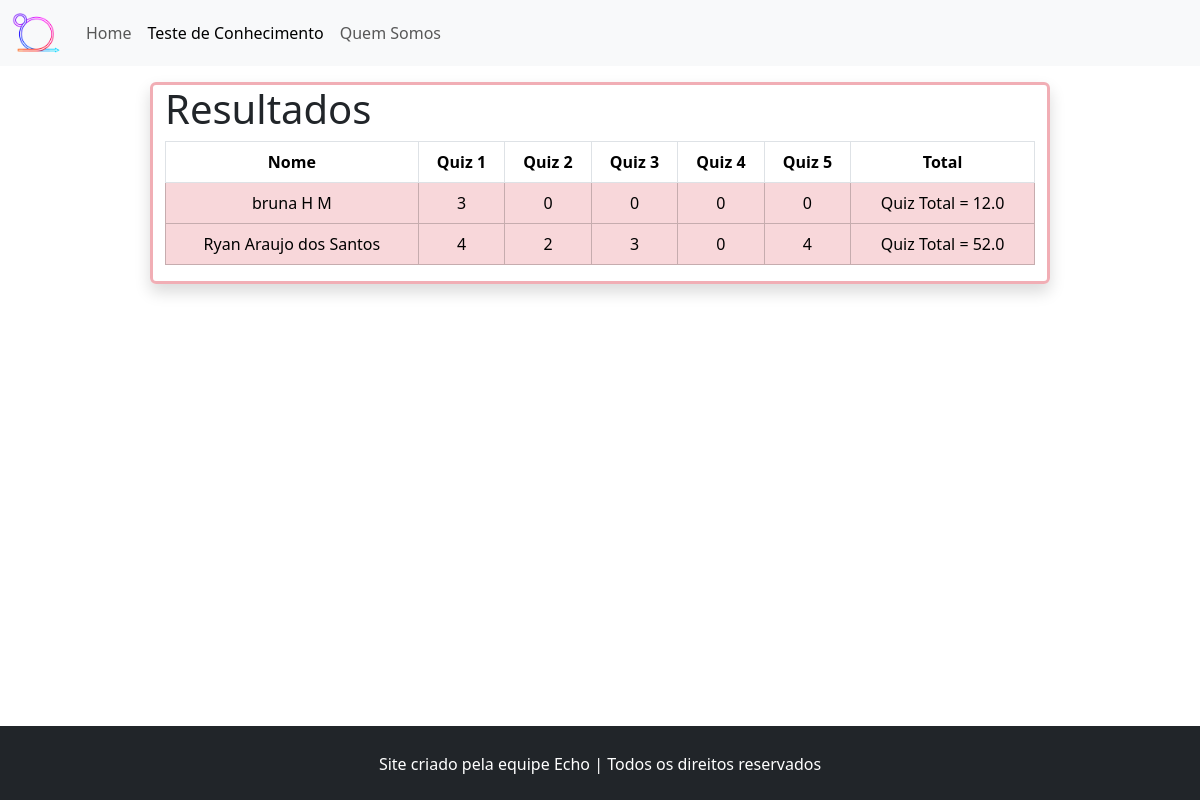
The app's page /mostrar, older data.
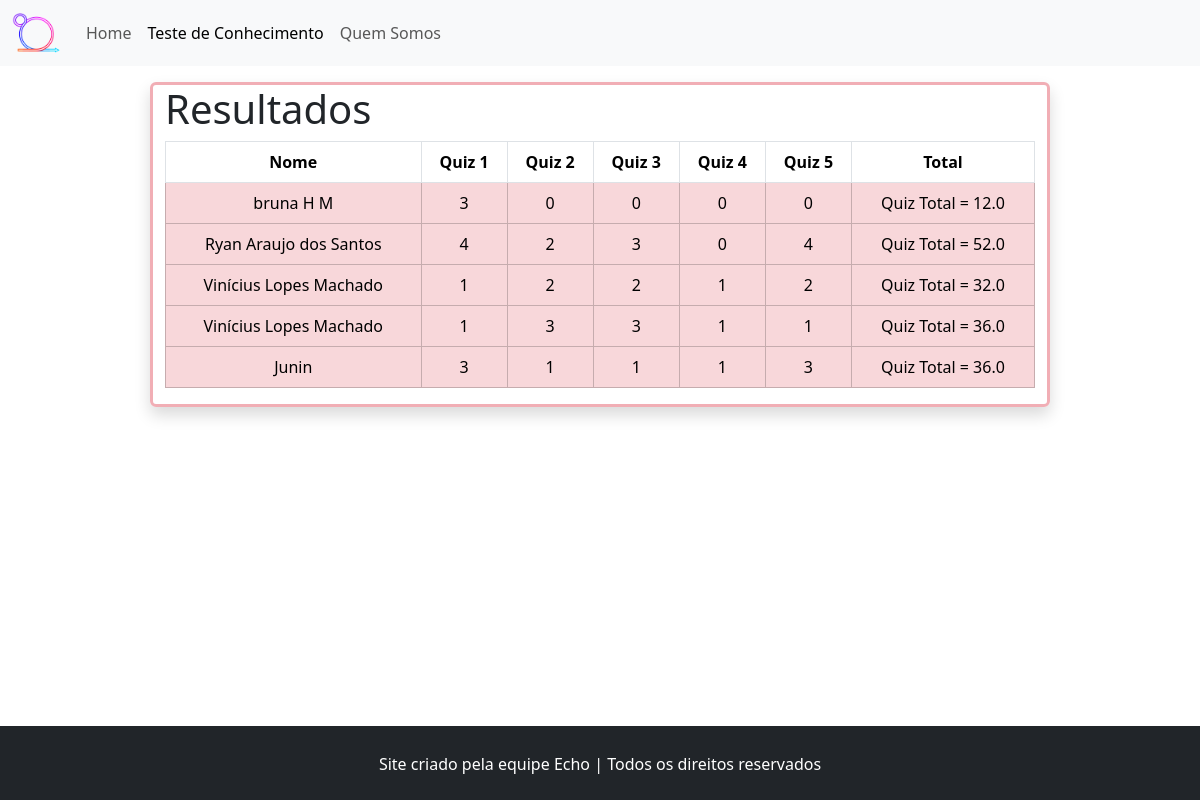
The same page, newer data.
### tables this page shows
CREATE TABLE Users (CPF TEXT NOT NULL PRIMARY KEY,Nome TEXT,quiz INTEGER,quizz INTEGER,quizzz INTEGER,quizzzz INTEGER,quizzzzz INTEGER);

### app.py (the view)
@app.route('/mostrar')
def mostra():
    conn = sqlite3.connect('database.db')
    conn.row_factory = sqlite3.Row
    cur = conn.cursor()
    cur.execute("SELECT * FROM users")
    rows = cur.fetchall()
    cur.close()
    return render_template('teste.html', rows = rows)

### templates/teste.html (shortened to what this page needs)
<!DOCTYPE html>
<html lang="pt-br">
<head>
  <link rel="stylesheet" href=" /static/css/style.css">
  <link href="https://cdn.jsdelivr.net/npm/bootstrap@5.3.3/dist/css/bootstrap.min.css" rel="stylesheet"
>
</head>
<body class="  border-0 bd-example border-0">
  <header class=" w-100 z-5">
    <nav class="navbar navbar-expand-lg bg-body-tertiary">
      <div class="container-fluid">
        <a class="navbar-brand" href="#"><img src="/static/images/LogoEasyScrum copiar.png" id="foto-logo" alt=""></a>
        <div class="collapse navbar-collapse" id="navbarSupportedContent">
          <ul class="navbar-nav me-auto mb-2 mb-lg-0">
            <li class="nav-item">
              <a class="nav-link " aria-current="page" href="/">Home</a>
            </li>
            <li class="nav-item">
              <a class="nav-link active" aria-current="page" href="/quiz">Teste de Conhecimento</a>
            </li>
            <li class="nav-item">
              <a class="nav-link" aria-current="page" href="#">Quem Somos</a>
            </li>
          </ul>
        </div>
      </div>
    </nav>
  </header>
  <main>
    <div class="container-fluid pt-3">
      <div class="row justify-content-center">
        <section class="col-md-9 rounded border border-3 border-danger-subtle shadow table-responsive ">
          <h1>Resultados</h1>
          <table class="table table-bordered table-hover ">
            <thead>
              <td class="text-center"><strong>Nome</strong></td>
              <td class="text-center"><strong>Quiz 1</strong></td>
              <td class="text-center"><strong>Quiz 2</strong></td>
              <td class="text-center"><strong>Quiz 3</strong></td>
              <td class="text-center"><strong>Quiz 4</strong></td>
              <td class="text-center"><strong>Quiz 5</strong></td>
              <td class="text-center"><strong>Total</strong></td>
            </thead>
            {% for row in rows %}
            <tr class="table-danger">
              <td class="text-center text-truncate ">{{ row['Nome'] }}</td>
              <td class="text-center">{{ row['quiz'] }}</td>
              <td class="text-center">{{ row['quizz'] }}</td>
              <td class="text-center">{{ row['quizzz'] }}</td>
              <td class="text-center">{{ row['quizzzz'] }}</td>
              <td class="text-center">{{ row['quizzzzz'] }}</td>
              <td class="text-center">Quiz Total = {{
                ((row['quiz']+row['quizz']+row['quizzz']+row['quizzzz']+row['quizzzzz'])*100)/25 }}</td>
            </tr>
            {% endfor %}
          </table>
        </section>
      </div>
    </div>
  </main>
  <footer class="container-fluid bg-dark fixed-bottom">
    <section class="row h-10">
      <div class="col-fluid text-center text-white pt-4 pb-4">
        <span class="align-middle">Site criado pela equipe Echo | Todos os direitos reservados</span>
      </div>
    </section>
  </footer>
</body>
</html>

### static/css/style.css (style rules this page uses)
#foto-logo { height: 40px; }

Row changes from the older to the newer data that the page shows:
added Users: Nome "Vinícius Lopes Machado", quiz "1", quizz "2", quizzz "2", quizzzz "1", quizzzzz "2", quiz+quizz+quizzz "32.0"
added Users: Nome "Vinícius Lopes Machado", quiz "1", quizz "3", quizzz "3", quizzzz "1", quizzzzz "1", quiz+quizz+quizzz "36.0"
added Users: Nome "Junin", quiz "3", quizz "1", quizzz "1", quizzzz "1", quizzzzz "3", quiz+quizz+quizzz "36.0"
